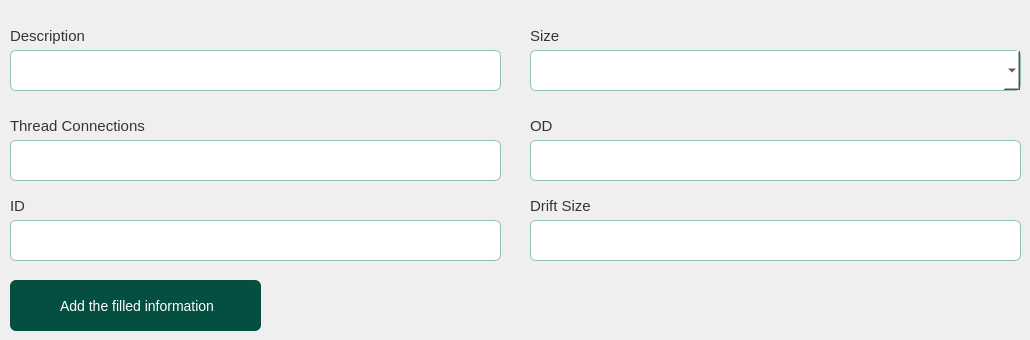
     <widget class="QWidget" name="tab_3">
      <attribute name="title">
       <string>WBCO Tools  On board (Back Up)</string>
      </attribute>
      <widget class="QLineEdit" name="txt_thread_back_up">
       <property name="geometry">
        <rect>
         <x>10</x>
         <y>140</y>
         <width>491</width>
         <height>41</height>
        </rect>
       </property>
       <property name="styleSheet">
        <string notr="true">QLineEdit{


background-color:#fff;
border: 1px solid #8ec0af;
border-radius: 6px
}</string>
       </property>
       <property name="placeholderText">
        <string/>
       </property>
      </widget>
      <widget class="QLabel" name="lbl_drift_back_up">
       <property name="geometry">
        <rect>
         <x>530</x>
         <y>190</y>
         <width>81</width>
         <height>31</height>
        </rect>
       </property>
       <property name="font">
        <font>
         <pointsize>11</pointsize>
        </font>
       </property>
       <property name="styleSheet">
        <string notr="true">color: rgb(52, 52, 52);</string>
       </property>
       <property name="text">
        <string>Drift Size</string>
       </property>
      </widget>
      <widget class="QLabel" name="lbl_description_back_up">
       <property name="geometry">
        <rect>
         <x>10</x>
         <y>20</y>
         <width>101</width>
         <height>31</height>
        </rect>
       </property>
       <property name="font">
        <font>
         <pointsize>11</pointsize>
        </font>
       </property>
       <property name="styleSheet">
        <string notr="true">color: rgb(52, 52, 52);</string>
       </property>
       <property name="text">
        <string>Description</string>
       </property>
      </widget>
      <widget class="QLabel" name="lbl_size_back_up">
       <property name="geometry">
        <rect>
         <x>530</x>
         <y>20</y>
         <width>31</width>
         <height>31</height>
        </rect>
       </property>
       <property name="font">
        <font>
         <pointsize>11</pointsize>
        </font>
       </property>
       <property name="styleSheet">
        <string notr="true">color: rgb(52, 52, 52);</string>
       </property>
       <property name="text">
        <string>Size</string>
       </property>
      </widget>
      <widget class="QLineEdit" name="txt_od_back_up">
       <property name="geometry">
        <rect>
         <x>530</x>
         <y>140</y>
         <width>491</width>
         <height>41</height>
        </rect>
       </property>
       <property name="styleSheet">
        <string notr="true">QLineEdit{


background-color:#fff;
border: 1px solid #8ec0af;
border-radius: 6px
}</string>
       </property>
       <property name="placeholderText">
        <string/>
       </property>
      </widget>
      <widget class="QLabel" name="lbl_id_back_up">
       <property name="geometry">
        <rect>
         <x>10</x>
         <y>190</y>
         <width>31</width>
         <height>31</height>
        </rect>
       </property>
       <property name="font">
        <font>
         <pointsize>11</pointsize>
        </font>
       </property>
       <property name="styleSheet">
        <string notr="true">color: rgb(52, 52, 52);</string>
       </property>
       <property name="text">
        <string>ID</string>
       </property>
      </widget>
      <widget class="QComboBox" name="cbx_size_back_up">
       <property name="geometry">
        <rect>
         <x>530</x>
         <y>50</y>
         <width>491</width>
         <height>41</height>
        </rect>
       </property>
       <property name="styleSheet">
        <string notr="true">
background-color:#fff;
border: 1px solid #8ec0af;
border-radius: 6px</string>
       </property>
      </widget>
      <widget class="QLabel" name="lbl_thread_back_up">
       <property name="geometry">
        <rect>
         <x>10</x>
         <y>110</y>
         <width>161</width>
         <height>31</height>
        </rect>
       </property>
       <property name="font">
        <font>
         <pointsize>11</pointsize>
        </font>
       </property>
       <property name="styleSheet">
        <string notr="true">color: rgb(52, 52, 52);</string>
       </property>
       <property name="text">
        <string>Thread Connections</string>
       </property>
      </widget>
      <widget class="QLineEdit" name="lbl_description_back_up_2">
       <property name="geometry">
        <rect>
         <x>10</x>
         <y>50</y>
         <width>491</width>
         <height>41</height>
        </rect>
       </property>
       <property name="styleSheet">
        <string notr="true">QLineEdit{


background-color:#fff;
border: 1px solid #8ec0af;
border-radius: 6px
}</string>
       </property>
       <property name="placeholderText">
        <string/>
       </property>
      </widget>
      <widget class="QLabel" name="lbl_od_back_up">
       <property name="geometry">
        <rect>
         <x>530</x>
         <y>110</y>
         <width>31</width>
         <height>31</height>
        </rect>
       </property>
       <property name="font">
        <font>
         <pointsize>11</pointsize>
        </font>
       </property>
       <property name="styleSheet">
        <string notr="true">color: rgb(52, 52, 52);</string>
       </property>
       <property name="text">
        <string>OD</string>
       </property>
      </widget>
      <widget class="QLineEdit" name="txt_id_back_up">
       <property name="geometry">
        <rect>
         <x>10</x>
         <y>220</y>
         <width>491</width>
         <height>41</height>
        </rect>
       </property>
       <property name="styleSheet">
        <string notr="true">QLineEdit{


background-color:#fff;
border: 1px solid #8ec0af;
border-radius: 6px
}</string>
       </property>
       <property name="placeholderText">
        <string/>
       </property>
      </widget>
      <widget class="QLineEdit" name="txt_drift_back_up">
       <property name="geometry">
        <rect>
         <x>530</x>
         <y>220</y>
         <width>491</width>
         <height>41</height>
        </rect>
       </property>
       <property name="styleSheet">
        <string notr="true">QLineEdit{


background-color:#fff;
border: 1px solid #8ec0af;
border-radius: 6px
}</string>
       </property>
       <property name="placeholderText">
        <string/>
       </property>
      </widget>
      <widget class="QPushButton" name="btn_add_wbco_on_bord">
       <property name="geometry">
        <rect>
         <x>10</x>
         <y>280</y>
         <width>251</width>
         <height>51</height>
        </rect>
       </property>
       <property name="styleSheet">
        <string notr="true">

QPushButton#btn_add_wbco_on_bord{

border:none;
background-color:#044e42;
color:white;
font-size:14px;
border-radius: 6px;
transition: background-color 0.5s ease;
padding:10px;
text-align:rigth;
}

QPushButton#btn_add_wbco_on_bord:hover{
 background-color: #044e42;
border-radius: 6px;
transition: background-color 0.5s ease;
padding:10px;
}

QPushButton#btn_add_wbco_on_bord:pressed {
 background-color: #044e42;
border-radius: 6px;
background-color: #033029;
padding:10px;
 }
</string>
       </property>
       <property name="text">
        <string> Add the filled information</string>
       </property>
       <property name="icon">
        <iconset>
         <normaloff>../../img/check-solid.svg</normaloff>../../img/check-solid.svg</iconset>
       </property>
      </widget>
      <zorder>lbl_thread_back_up</zorder>
      <zorder>lbl_od_back_up</zorder>
      <zorder>txt_thread_back_up</zorder>
      <zorder>lbl_drift_back_up</zorder>
      <zorder>lbl_description_back_up</zorder>
      <zorder>lbl_size_back_up</zorder>
      <zorder>txt_od_back_up</zorder>
      <zorder>lbl_id_back_up</zorder>
      <zorder>cbx_size_back_up</zorder>
      <zorder>lbl_description_back_up_2</zorder>
      <zorder>txt_id_back_up</zorder>
      <zorder>txt_drift_back_up</zorder>
      <zorder>btn_add_wbco_on_bord</zorder>
     </widget>
